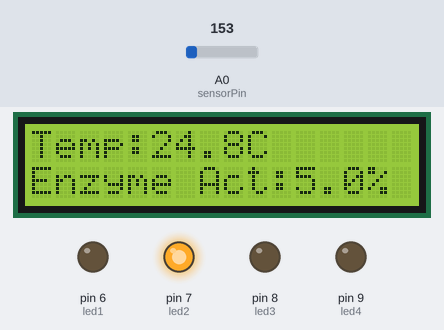
Recording of a sketch running on a simulated Arduino Uno, built with avr-gcc and run on an emulated ATmega328P. Parts: 16×2 character LCD, output pins drawn as LEDs (lit = HIGH). Inputs (shaded band) come from the test bench; at power-on: A0 (sensorPin) = 153. What the sketch prints to the serial monitor is not drawn.

Above: at 2.2 s.
2.3 s: A0 (sensorPin) set to 130
At 3.6 s:
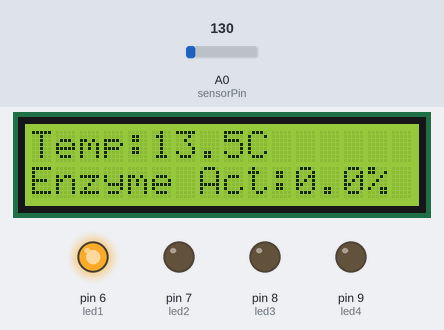
4.0 s: A0 (sensorPin) set to 175
At 5.3 s:
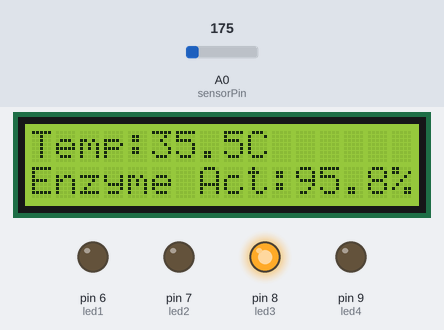
5.6 s: A0 (sensorPin) set to 133
At 6.0 s:
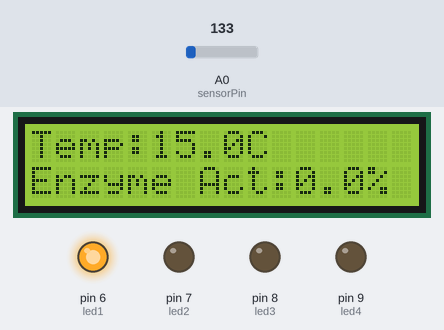
7.1 s: A0 (sensorPin) set to 114
At 7.8 s:
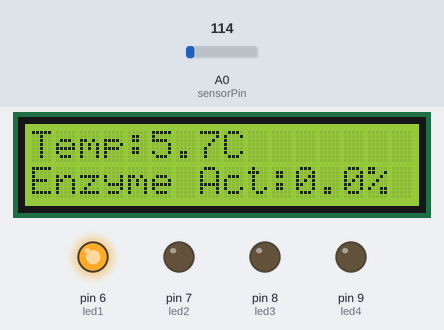
Timing chart, 0 to 9.6 s (numbered marks = the images above; inputs shaded):
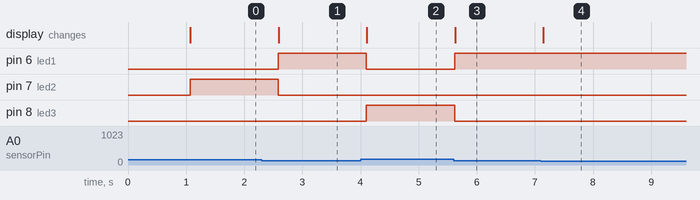

Measured:
- the behaviour switches between 147 and 146 on A0 (sensorPin) (found by bisection; images 0 and 1)
- after the input at 2.3 s, pin 6 (led1): LOW → HIGH after 0.29 s; pin 7 (led2): HIGH → LOW after 0.29 s; the display: changes after 0.29 s (image 1)
- after the input at 4.0 s, pin 6 (led1): HIGH → LOW after 0.10 s; pin 8 (led3): LOW → HIGH after 0.10 s; the display: changes after 0.11 s (image 2)
- after the input at 5.6 s, pin 6 (led1): LOW → HIGH at once; pin 8 (led3): HIGH → LOW at once; the display: changes at once (image 3)
- after the input at 7.1 s, the display: changes at once (image 4)

The sketch:

Enzyme_activity.ino
```cpp
#include <LiquidCrystal.h>
#include <math.h>

// LCD pin configuration -> RS, E, D4, D5, D6, D7
LiquidCrystal lcd(12, 11, 5, 4, 3, 2);

// TMP36 Sensor
const int sensorPin = A0;

// LEDs for enzyme activity indication
const int led1 = 6;  // Very Low
const int led2 = 7;  // Low (1–50%)
const int led3 = 8;  // Medium (50–99%)
const int led4 = 9;  // Peak (≈100%)

float reading, voltage, tempC, activity;

void setup() {
  Serial.begin(9600);
  lcd.begin(16, 2);  // 16 columns, 2 rows

  lcd.print("Catalase System");

  pinMode(led1, OUTPUT);
  pinMode(led2, OUTPUT);
  pinMode(led3, OUTPUT);
  pinMode(led4, OUTPUT);

  delay(1000);
  lcd.clear();
}

void loop() {
  // Step 1: Read sensor value
  reading = analogRead(sensorPin);

  // Step 2: Convert to voltage (using 5V reference)
  voltage = reading * (5.0 / 1023.0);

  // Step 3: Convert to Celsius
  tempC = (voltage - 0.5) * 100.0;

  // Step 4: Enzyme activity (Gaussian formula)
  float optimalTemp = 37.0;
  float sigma = 5.0;
  activity = exp(-pow((tempC - optimalTemp), 2) / (2 * pow(sigma, 2))) * 100;

  // Step 5: LED indication
  if (activity < 1) {
    digitalWrite(led1, HIGH);
    digitalWrite(led2, LOW);
    digitalWrite(led3, LOW);
    digitalWrite(led4, LOW);
  }
  else if (activity >= 1 && activity < 50) {
    digitalWrite(led1, LOW);
    digitalWrite(led2, HIGH);
    digitalWrite(led3, LOW);
    digitalWrite(led4, LOW);
  }
  else if (activity >= 50 && activity < 99) {
    digitalWrite(led1, LOW);
    digitalWrite(led2, LOW);
    digitalWrite(led3, HIGH);
    digitalWrite(led4, LOW);
  }
  else {
    digitalWrite(led1, LOW);
    digitalWrite(led2, LOW);
    digitalWrite(led3, LOW);
    digitalWrite(led4, HIGH);
  }

  // Step 6: Print on LCD
  lcd.setCursor(0, 0);
  lcd.print("Temp:");
  lcd.print(tempC, 1);
  lcd.print("C ");

  lcd.setCursor(0, 1);
  lcd.print("Enzyme Act:");
  lcd.print(activity, 1);
  lcd.print("%   ");

  // Step 7: Print in Serial Monitor
  Serial.print("Temperature: ");
  Serial.print(tempC);
  Serial.print(" °C | Enzyme Activity: ");
  Serial.print(activity);
  Serial.println(" %");

  delay(500);
}
```
